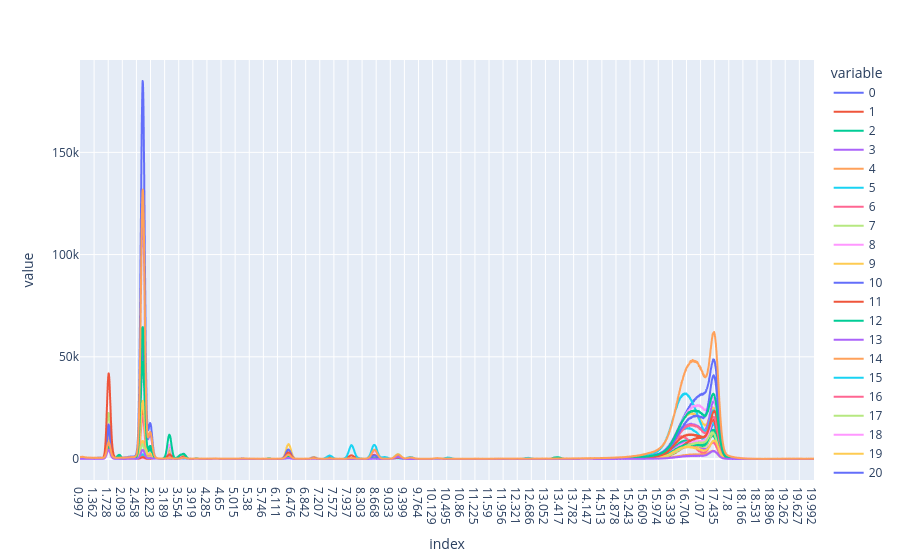

Write notebook code for a chart like this one.
### Markdown cell above
# **VIP and SHAP**

### Code cell
pd.options.plotting.backend = 'plotly' # setting plotly as the backend for pandas plotting 
Xcalclass.T.plot() # easily plotting the spectra

### Figure 1 — Plotly figure (JSON) as saved in the notebook; plotly's stock layout.template omitted (floating-point values rounded to 4 significant figures; data arrays with more than 128 entries replaced by an {"elided": "..."} marker saying what was removed)
{"data": [{"hovertemplate": "variable=0<br>index=%{x}<br>value=%{y}<extra></extra>", "legendgroup": "0", "line": {"color": "#636efa", "dash": "solid"}, "marker": {"symbol": "circle"}, "mode": "lines", "name": "0", "showlegend": true, "type": "scattergl", "x": {"elided": "3800 str values"}, "xaxis": "x", "y": {"elided": "3800 int values"}, "yaxis": "y"}, {"hovertemplate": "variable=1<br>index=%{x}<br>value=%{y}<extra></extra>", "legendgroup": "1", "line": {"color": "#EF553B", "dash": "solid"}, "marker": {"symbol": "circle"}, "mode": "lines", "name": "1", "showlegend": true, "type": "scattergl", "x": {"elided": "3800 str values"}, "xaxis": "x", "y": {"elided": "3800 int values"}, "yaxis": "y"}, {"hovertemplate": "variable=2<br>index=%{x}<br>value=%{y}<extra></extra>", "legendgroup": "2", "line": {"color": "#00cc96", "dash": "solid"}, "marker": {"symbol": "circle"}, "mode": "lines", "name": "2", "showlegend": true, "type": "scattergl", "x": {"elided": "3800 str values"}, "xaxis": "x", "y": {"elided": "3800 int values"}, "yaxis": "y"}, {"hovertemplate": "variable=3<br>index=%{x}<br>value=%{y}<extra></extra>", "legendgroup": "3", "line": {"color": "#ab63fa", "dash": "solid"}, "marker": {"symbol": "circle"}, "mode": "lines", "name": "3", "showlegend": true, "type": "scattergl", "x": {"elided": "3800 str values"}, "xaxis": "x", "y": {"elided": "3800 int values"}, "yaxis": "y"}, {"hovertemplate": "variable=4<br>index=%{x}<br>value=%{y}<extra></extra>", "legendgroup": "4", "line": {"color": "#FFA15A", "dash": "solid"}, "marker": {"symbol": "circle"}, "mode": "lines", "name": "4", "showlegend": true, "type": "scattergl", "x": {"elided": "3800 str values"}, "xaxis": "x", "y": {"elided": "3800 int values"}, "yaxis": "y"}, {"hovertemplate": "variable=5<br>index=%{x}<br>value=%{y}<extra></extra>", "legendgroup": "5", "line": {"color": "#19d3f3", "dash": "solid"}, "marker": {"symbol": "circle"}, "mode": "lines", "name": "5", "showlegend": true, "type": "scattergl", "x": {"elided": "3800 str values"}, "xaxis": "x", "y": {"elided": "3800 int values"}, "yaxis": "y"}, {"hovertemplate": "variable=6<br>index=%{x}<br>value=%{y}<extra></extra>", "legendgroup": "6", "line": {"color": "#FF6692", "dash": "solid"}, "marker": {"symbol": "circle"}, "mode": "lines", "name": "6", "showlegend": true, "type": "scattergl", "x": {"elided": "3800 str values"}, "xaxis": "x", "y": {"elided": "3800 int values"}, "yaxis": "y"}, {"hovertemplate": "variable=7<br>index=%{x}<br>value=%{y}<extra></extra>", "legendgroup": "7", "line": {"color": "#B6E880", "dash": "solid"}, "marker": {"symbol": "circle"}, "mode": "lines", "name": "7", "showlegend": true, "type": "scattergl", "x": {"elided": "3800 str values"}, "xaxis": "x", "y": {"elided": "3800 int values"}, "yaxis": "y"}, {"hovertemplate": "variable=8<br>index=%{x}<br>value=%{y}<extra></extra>", "legendgroup": "8", "line": {"color": "#FF97FF", "dash": "solid"}, "marker": {"symbol": "circle"}, "mode": "lines", "name": "8", "showlegend": true, "type": "scattergl", "x": {"elided": "3800 str values"}, "xaxis": "x", "y": {"elided": "3800 int values"}, "yaxis": "y"}, {"hovertemplate": "variable=9<br>index=%{x}<br>value=%{y}<extra></extra>", "legendgroup": "9", "line": {"color": "#FECB52", "dash": "solid"}, "marker": {"symbol": "circle"}, "mode": "lines", "name": "9", "showlegend": true, "type": "scattergl", "x": {"elided": "3800 str values"}, "xaxis": "x", "y": {"elided": "3800 int values"}, "yaxis": "y"}, {"hovertemplate": "variable=10<br>index=%{x}<br>value=%{y}<extra></extra>", "legendgroup": "10", "line": {"color": "#636efa", "dash": "solid"}, "marker": {"symbol": "circle"}, "mode": "lines", "name": "10", "showlegend": true, "type": "scattergl", "x": {"elided": "3800 str values"}, "xaxis": "x", "y": {"elided": "3800 int values"}, "yaxis": "y"}, {"hovertemplate": "variable=11<br>index=%{x}<br>value=%{y}<extra></extra>", "legendgroup": "11", "line": {"color": "#EF553B", "dash": "solid"}, "marker": {"symbol": "circle"}, "mode": "lines", "name": "11", "showlegend": true, "type": "scattergl", "x": {"elided": "3800 str values"}, "xaxis": "x", "y": {"elided": "3800 int values"}, "yaxis": "y"}, {"hovertemplate": "variable=12<br>index=%{x}<br>value=%{y}<extra></extra>", "legendgroup": "12", "line": {"color": "#00cc96", "dash": "solid"}, "marker": {"symbol": "circle"}, "mode": "lines", "name": "12", "showlegend": true, "type": "scattergl", "x": {"elided": "3800 str values"}, "xaxis": "x", "y": {"elided": "3800 int values"}, "yaxis": "y"}, {"hovertemplate": "variable=13<br>index=%{x}<br>value=%{y}<extra></extra>", "legendgroup": "13", "line": {"color": "#ab63fa", "dash": "solid"}, "marker": {"symbol": "circle"}, "mode": "lines", "name": "13", "showlegend": true, "type": "scattergl", "x": {"elided": "3800 str values"}, "xaxis": "x", "y": {"elided": "3800 int values"}, "yaxis": "y"}, {"hovertemplate": "variable=14<br>index=%{x}<br>value=%{y}<extra></extra>", "legendgroup": "14", "line": {"color": "#FFA15A", "dash": "solid"}, "marker": {"symbol": "circle"}, "mode": "lines", "name": "14", "showlegend": true, "type": "scattergl", "x": {"elided": "3800 str values"}, "xaxis": "x", "y": {"elided": "3800 int values"}, "yaxis": "y"}, {"hovertemplate": "variable=15<br>index=%{x}<br>value=%{y}<extra></extra>", "legendgroup": "15", "line": {"color": "#19d3f3", "dash": "solid"}, "marker": {"symbol": "circle"}, "mode": "lines", "name": "15", "showlegend": true, "type": "scattergl", "x": {"elided": "3800 str values"}, "xaxis": "x", "y": {"elided": "3800 int values"}, "yaxis": "y"}, {"hovertemplate": "variable=16<br>index=%{x}<br>value=%{y}<extra></extra>", "legendgroup": "16", "line": {"color": "#FF6692", "dash": "solid"}, "marker": {"symbol": "circle"}, "mode": "lines", "name": "16", "showlegend": true, "type": "scattergl", "x": {"elided": "3800 str values"}, "xaxis": "x", "y": {"elided": "3800 int values"}, "yaxis": "y"}, {"hovertemplate": "variable=17<br>index=%{x}<br>value=%{y}<extra></extra>", "legendgroup": "17", "line": {"color": "#B6E880", "dash": "solid"}, "marker": {"symbol": "circle"}, "mode": "lines", "name": "17", "showlegend": true, "type": "scattergl", "x": {"elided": "3800 str values"}, "xaxis": "x", "y": {"elided": "3800 int values"}, "yaxis": "y"}, {"hovertemplate": "variable=18<br>index=%{x}<br>value=%{y}<extra></extra>", "legendgroup": "18", "line": {"color": "#FF97FF", "dash": "solid"}, "marker": {"symbol": "circle"}, "mode": "lines", "name": "18", "showlegend": true, "type": "scattergl", "x": {"elided": "3800 str values"}, "xaxis": "x", "y": {"elided": "3800 int values"}, "yaxis": "y"}, {"hovertemplate": "variable=19<br>index=%{x}<br>value=%{y}<extra></extra>", "legendgroup": "19", "line": {"color": "#FECB52", "dash": "solid"}, "marker": {"symbol": "circle"}, "mode": "lines", "name": "19", "showlegend": true, "type": "scattergl", "x": {"elided": "3800 str values"}, "xaxis": "x", "y": {"elided": "3800 int values"}, "yaxis": "y"}, {"hovertemplate": "variable=20<br>index=%{x}<br>value=%{y}<extra></extra>", "legendgroup": "20", "line": {"color": "#636efa", "dash": "solid"}, "marker": {"symbol": "circle"}, "mode": "lines", "name": "20", "showlegend": true, "type": "scattergl", "x": {"elided": "3800 str values"}, "xaxis": "x", "y": {"elided": "3800 int values"}, "yaxis": "y"}, {"hovertemplate": "variable=21<br>index=%{x}<br>value=%{y}<extra></extra>", "legendgroup": "21", "line": {"color": "#EF553B", "dash": "solid"}, "marker": {"symbol": "circle"}, "mode": "lines", "name": "21", "showlegend": true, "type": "scattergl", "x": {"elided": "3800 str values"}, "xaxis": "x", "y": {"elided": "3800 int values"}, "yaxis": "y"}, {"hovertemplate": "variable=22<br>index=%{x}<br>value=%{y}<extra></extra>", "legendgroup": "22", "line": {"color": "#00cc96", "dash": "solid"}, "marker": {"symbol": "circle"}, "mode": "lines", "name": "22", "showlegend": true, "type": "scattergl", "x": {"elided": "3800 str values"}, "xaxis": "x", "y": {"elided": "3800 int values"}, "yaxis": "y"}, {"hovertemplate": "variable=23<br>index=%{x}<br>value=%{y}<extra></extra>", "legendgroup": "23", "line": {"color": "#ab63fa", "dash": "solid"}, "marker": {"symbol": "circle"}, "mode": "lines", "name": "23", "showlegend": true, "type": "scattergl", "x": {"elided": "3800 str values"}, "xaxis": "x", "y": {"elided": "3800 int values"}, "yaxis": "y"}, {"hovertemplate": "variable=24<br>index=%{x}<br>value=%{y}<extra></extra>", "legendgroup": "24", "line": {"color": "#FFA15A", "dash": "solid"}, "marker": {"symbol": "circle"}, "mode": "lines", "name": "24", "showlegend": true, "type": "scattergl", "x": {"elided": "3800 str values"}, "xaxis": "x", "y": {"elided": "3800 int values"}, "yaxis": "y"}], "layout": {"legend": {"title": {"text": "variable"}, "tracegroupgap": 0}, "margin": {"t": 60}, "xaxis": {"anchor": "y", "domain": [0, 1], "title": {"text": "index"}}, "yaxis": {"anchor": "x", "domain": [0, 1], "title": {"text": "value"}}}}
